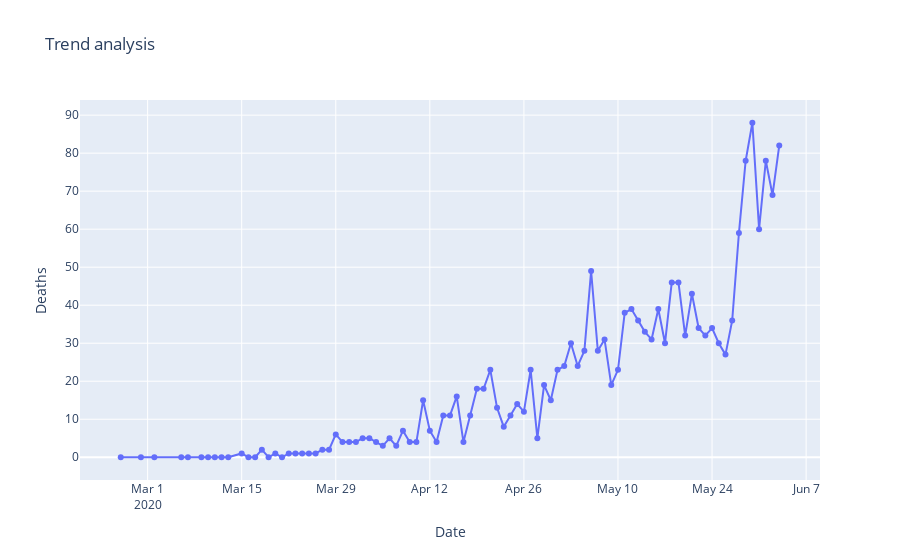

The code cell stored with this chart in its notebook:
### Markdown cell above
### Trend Analysis using Plotly

### Code cell
fig = px.line(datewise_add, x=datewise_add.index, y=datewise_add['Deaths'], title="Trend analysis",markers=True) 
fig.show()
